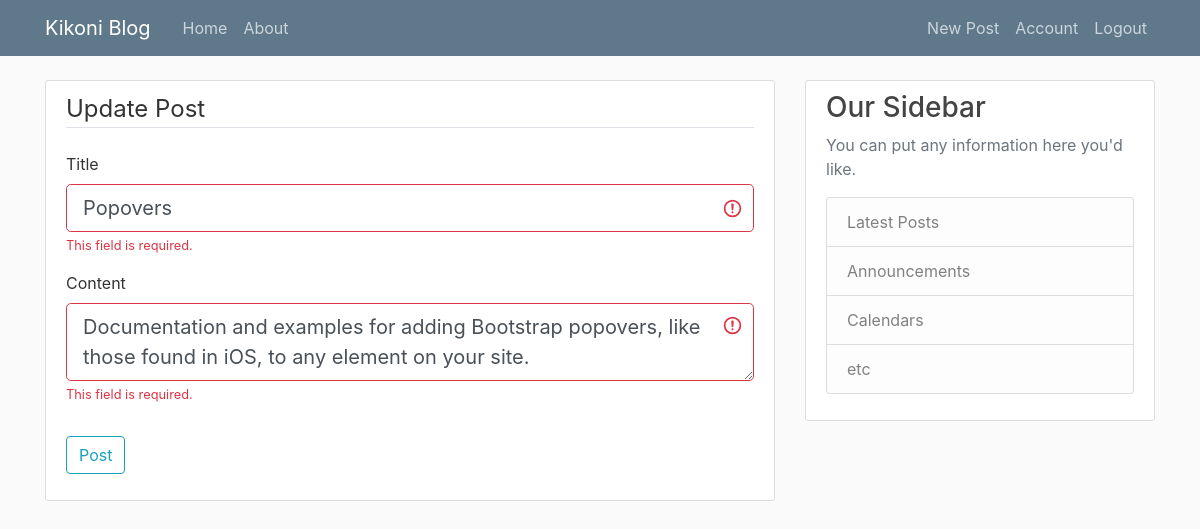
/post/11/update (signed in), run on the app's committed database.
### webapp/models.py (models this page shows, shortened)
class Post (db.Model):   #will auto create a table named post (p)
    id = db.Column(db.Integer, primary_key=True)
    title = db.Column(db.String(100), nullable=False)
    date_posted = db.Column(db.DateTime(20), nullable=False, default=datetime.utcnow)
    content = db.Column(db.Text, nullable=False)
    user_id = db.Column (db.Integer, db.ForeignKey('user.id'), nullable=True) #small u bse we-r ref-ing table name & column name

### webapp/routes.py (the view)
@app.route("/post/<int:post_id>/update", methods=['POST', 'GET'])
@login_required
def update_post(post_id):
    post = Post.query.get_or_404(post_id)
    if post.author != current_user:
        abort(403)
    form = PostForm()
    if form.validate():
        post.title = form.title.data
        post.content = form.content.data
        db.session.commit()
        flash ('Your post has been updated', 'success')
        return redirect(url_for('post', post_id=post.id))
    elif request.method == 'GET': #find out more about get and post
        form.title.data = post.title
        form.content.data = post.content
    return render_template('create_post.html', title='Update Post', form=form, legend='Update Post')

### webapp/forms.py
class PostForm(FlaskForm):
    title = StringField('Title', validators=[DataRequired()])
    content = TextAreaField('Content', validators=[DataRequired()])
    submit = SubmitField('Post')

### webapp/models.py (called while the page is built)
@login_manager.user_loader
def load_user(user_id):
    return User.query.get(int(user_id))

### webapp/templates/create_post.html (shortened to what this page needs)
{% extends 'layout.html'%}
{% block content %}
    <div class= "content-section">
        <form method="POST" action="">
            <fieldset class= "form-group">
                <legend class= "border-bottom mb-4">{{ legend }}</legend>
                <div class= "form-group">
                    {{ form.title.label (class="form-control-label") }}
                    {% if form.title.errors %}
                        {{ form.title (class="form-control form-control-lg is-invalid") }}
                        <div class="invalid-feedback">
                            {% for error in form.title.errors %}
                                <span> {{ error }}</span>
                            {% endfor %}
                        </div>
                    {% else %}
                        {{ form.title (class="form-control form-control-lg") }}
                    {% endif %}
                </div>
                <div class= "form-group">
                    {{ form.content.label (class="form-control-label") }}
                    {% if form.content.errors %}
                        {{ form.content (class="form-control form-control-lg is-invalid") }}
                        <div class="invalid-feedback">
                            {% for error in form.content.errors %}
                                <span> {{ error }}</span>
                            {% endfor %}
                        </div>
                    {% else %}
                        {{ form.content (class="form-control form-control-lg") }}
                    {% endif %}
                </div>
            </fieldset>
            <div class= "form-group">
                {{ form.submit (class="btn btn-outline-info") }}
            </div>
        </form>
    </div>
{% endblock content %}

### webapp/static/main.css (style rules this page uses)
body { background: #fafafa; color: #333333; margin-top: 5rem; }
.content-section { background: #ffffff; padding: 10px 20px; border: 1px solid #dddddd; border-radius: 3px; margin-bottom: 20px; }

### data on the page
Post: title "Popovers", content "Documentation and examples for adding Bootstrap popovers, like those found in iOS, to any element on your site."

### other printed values
{{ legend }} "Update Post"
{{ error }} "This field is required."
